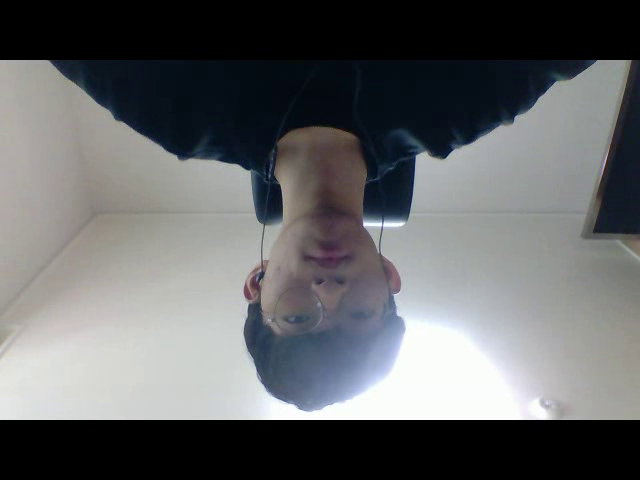
#> input picture frame 7 of opencv/output.avi, 640 x 480 px, given in place of the camera
$ jupyter execute C122.ipynb   (text cells are left out)
#> lines starting #> are read from the running program, lines starting #| are printed output that depends on the picture
[cell 1]
import numpy as np
import cv2

VIDEO_RESOURCE_DIR_PATH = "C:/Users/admin/Documents/git_public/ComputerVision20212/resource/video/"
CURRENT_DIR_PATH = "C:/Users/admin/Documents/git_public/ComputerVision20212/opencv/"

[cell 2]
cap = cv2.VideoCapture(0)

while True:
    ret, frame = cap.read()
#> frame is the input picture: shape (480, 640, 3); mean B, G, R 103, 101.4, 99.8
    gray = cv2.cvtColor(frame, cv2.COLOR_BGR2GRAY)
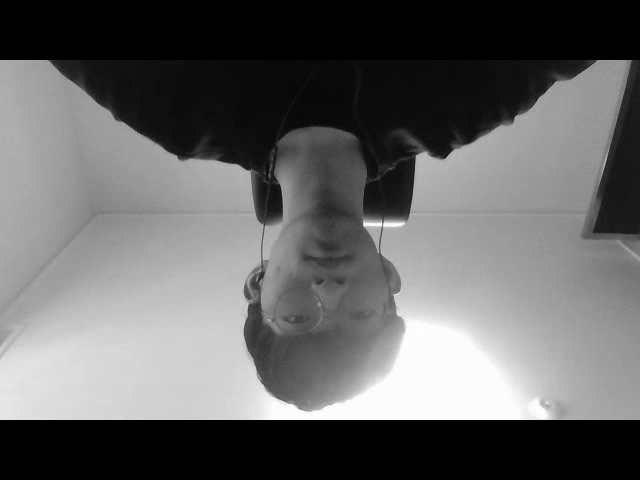
#> gray: shape (480, 640); min 0, max 255, mean 101.1
    cv2.imshow("frame", gray)
    if cv2.waitKey(1) & 0xFF == ord('q'):
#> (key q is pressed here)
        break

cap.release()
cv2.destroyAllWindows()

[cell 3]
cap = cv2.VideoCapture("output.avi")
while cap.isOpened():
    ret, frame = cap.read()
    gray = cv2.cvtColor(frame, cv2.COLOR_BGR2GRAY)

    cv2.imshow("frame", frame)
    if cv2.waitKey(1) & 0xFF == ord('q'):
#> (key q is pressed here)
        break

cap.release()
cv2.destroyAllWindows()

[cell 4]
cap = cv2.VideoCapture(0)
fourcc = cv2.VideoWriter_fourcc(*"XVID")
out = cv2.VideoWriter("output.avi", fourcc, 20.0, (640, 480))

while cap.isOpened():
    ret, frame = cap.read()
    if ret == True:
        frame = cv2.flip(frame, 0)
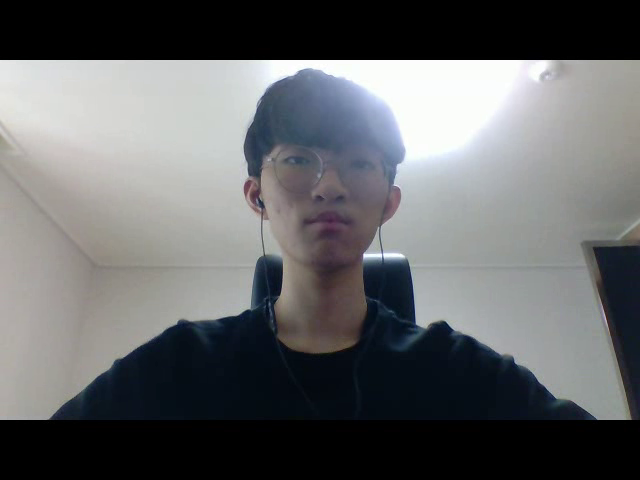
#> frame: shape (480, 640, 3); mean B, G, R 103, 101.4, 99.8
        out.write(frame)
        cv2.imshow("frame", frame)
        if cv2.waitKey(1) & 0xFF == ord('q'):
#> (key q is pressed here)
            break
    else:
        break

cap.release()
out.release()
cv2.destroyAllWindows()

$ run again, starting later in the video
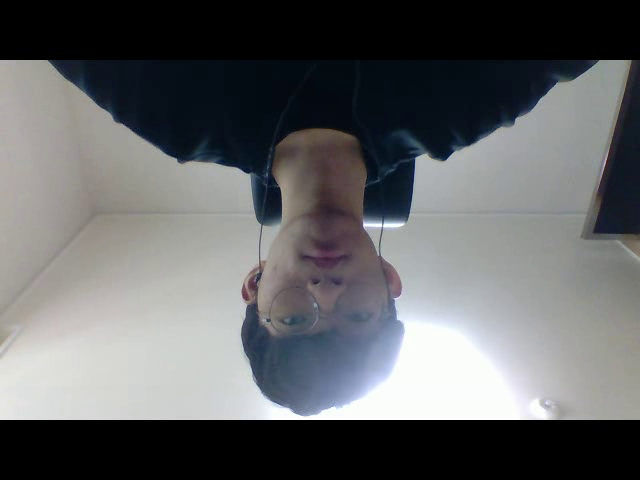
#> input picture frame 31 of opencv/output.avi, 640 x 480 px, given in place of the camera
#> frame is the input picture: shape (480, 640, 3); mean B, G, R 101.8, 100.1, 98.6
#> `gray = cv2.cvtColor(frame, cv2.COLOR_BGR2GRAY)`:
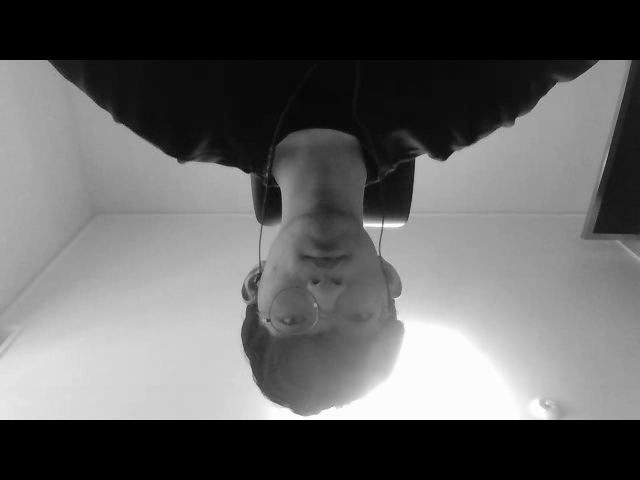
#> gray: shape (480, 640); min 0, max 255, mean 99.9
#> `frame = cv2.flip(frame, 0)`:
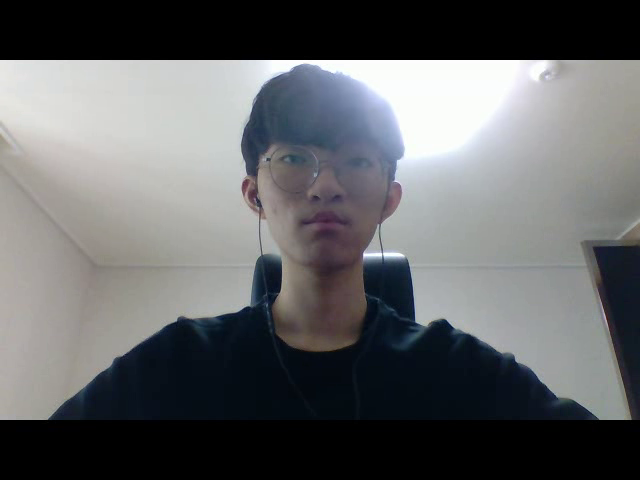
#> frame: shape (480, 640, 3); mean B, G, R 101.8, 100.1, 98.6

$ run again, starting later in the video
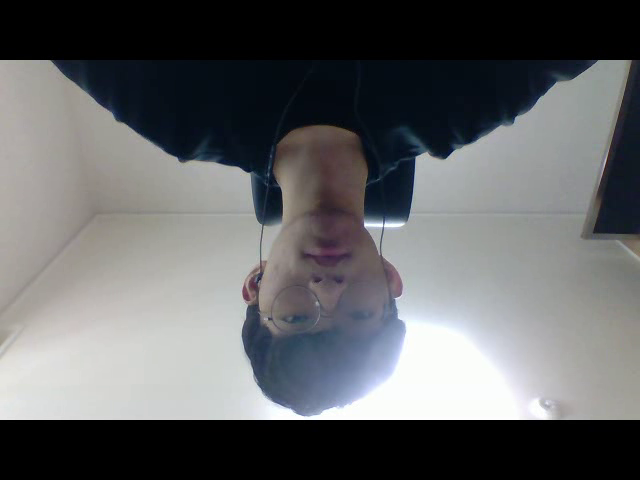
#> input picture frame 56 of opencv/output.avi, 640 x 480 px, given in place of the camera
#> frame is the input picture: shape (480, 640, 3); mean B, G, R 102.1, 100.4, 99
#> `gray = cv2.cvtColor(frame, cv2.COLOR_BGR2GRAY)`:
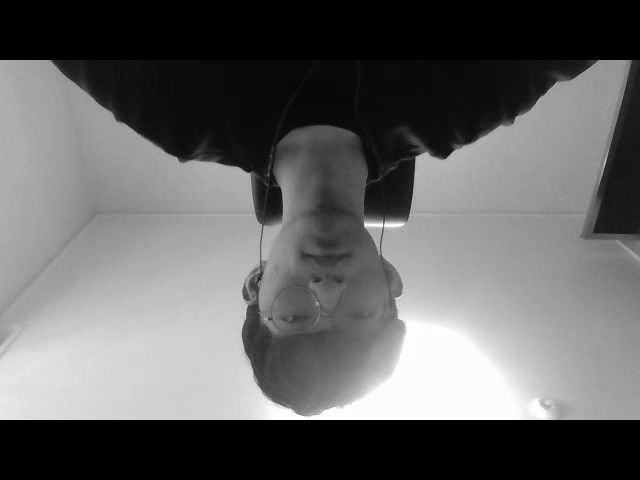
#> gray: shape (480, 640); min 0, max 255, mean 100.1
#> `frame = cv2.flip(frame, 0)`:
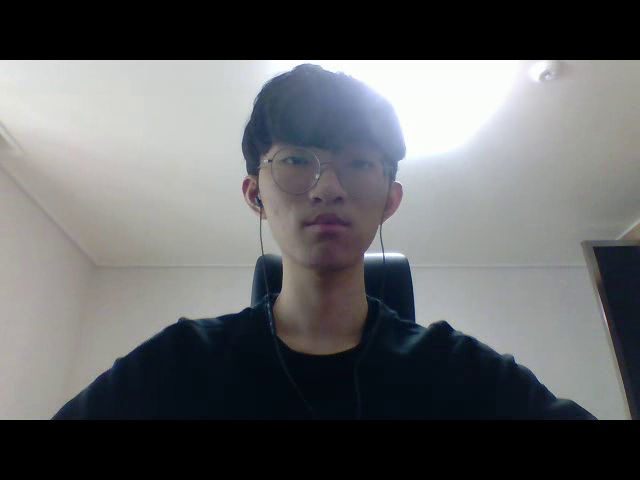
#> frame: shape (480, 640, 3); mean B, G, R 102.1, 100.4, 99
